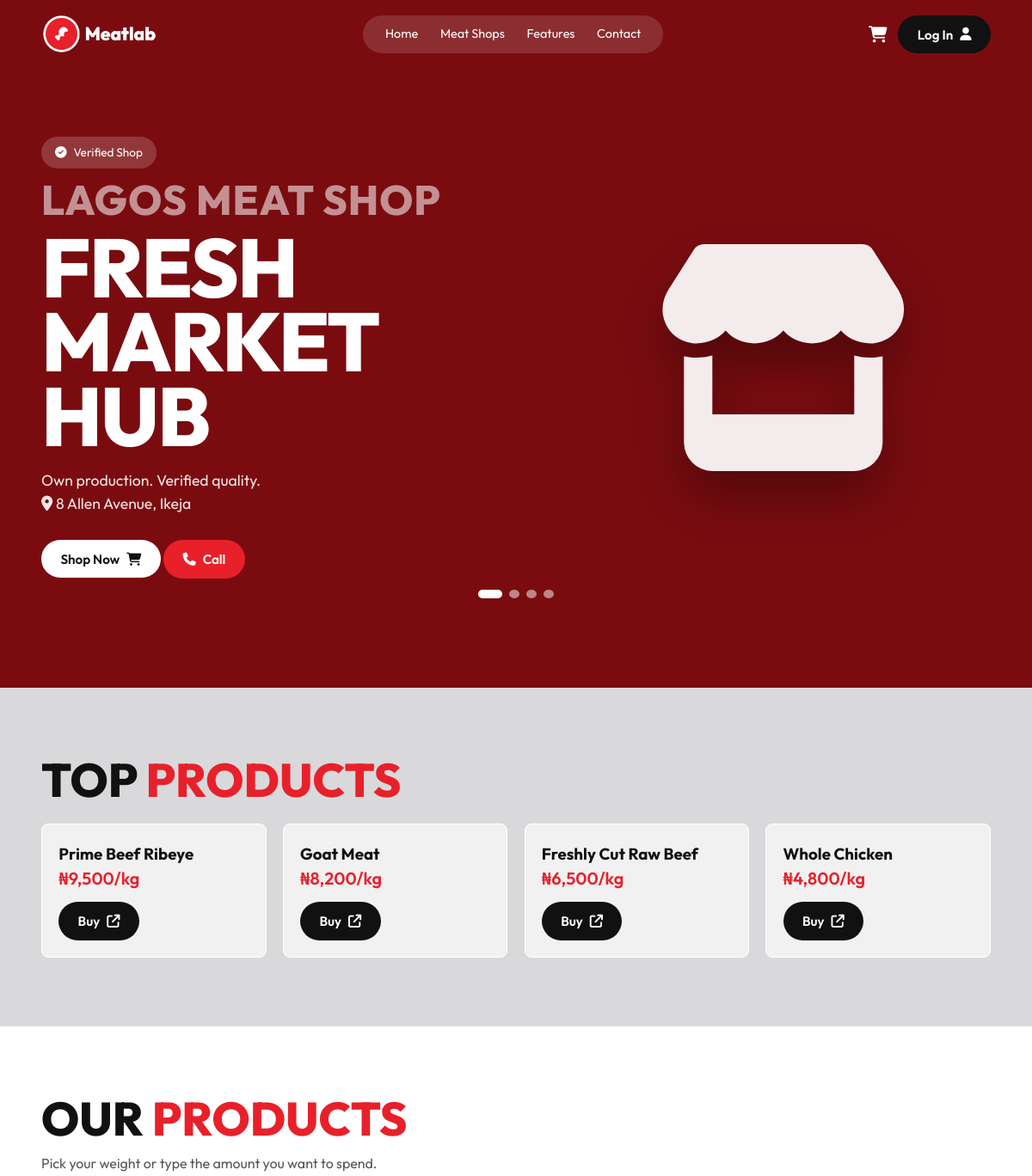
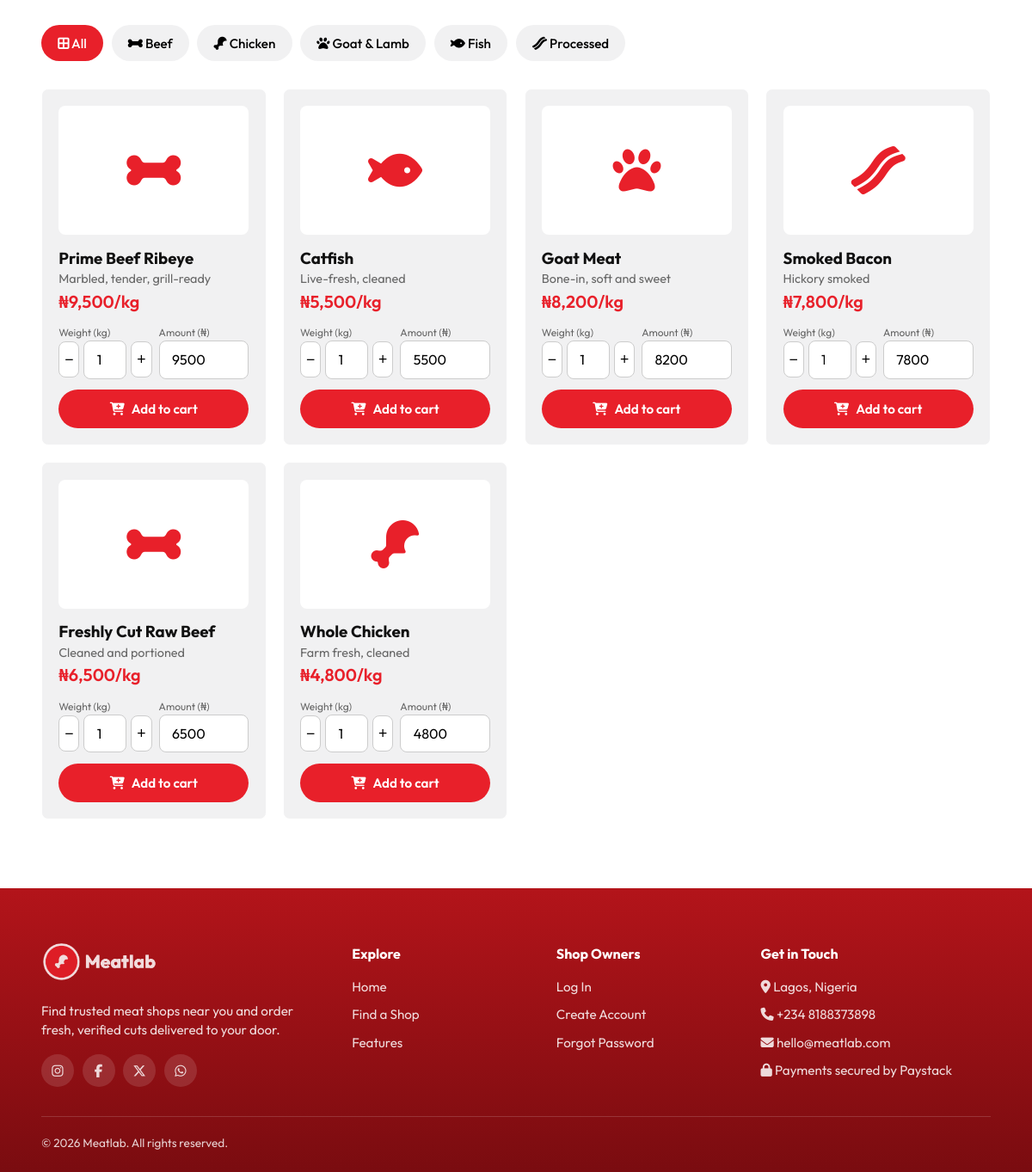
Screenshot of /shops/show/fresh-market-hub with the database file from the repository (2 pictures, top to bottom).
### tables this page shows
CREATE TABLE IF NOT EXISTS shops (
  id INT AUTO_INCREMENT PRIMARY KEY,
  account_id INT NOT NULL,
  shop_name VARCHAR(120) NOT NULL,
  slug VARCHAR(140) NOT NULL UNIQUE,
  address VARCHAR(255) NULL,
  city VARCHAR(80) NULL,
  description TEXT NULL,
  tagline VARCHAR(200), 
  rating DECIMAL(2,1) DEFAULT 4.8, 
  banner VARCHAR(80) NULL,
  is_active TINYINT(1) NOT NULL DEFAULT 1,
  can_edit_banner TINYINT(1) NOT NULL DEFAULT 1,
  can_edit_price TINYINT(1) NOT NULL DEFAULT 1,
  can_add_products TINYINT(1) NOT NULL DEFAULT 1,
  max_products INT NOT NULL DEFAULT 50,
  created_at DATETIME NOT NULL DEFAULT CURRENT_TIMESTAMP,
  INDEX (account_id),
  FOREIGN KEY (account_id) REFERENCES accounts(id)
);

CREATE TABLE IF NOT EXISTS products (
  id INT AUTO_INCREMENT PRIMARY KEY,
  shop_id INT NOT NULL,
  name VARCHAR(140) NOT NULL,
  category_id INT,
  description TEXT NULL,
  price_per_kg INT, 
  min_kg DECIMAL(4,1) DEFAULT 0.5, 
  is_top TINYINT DEFAULT 0,
  unit VARCHAR(20) NOT NULL DEFAULT 'kg',
  image VARCHAR(80) NULL,
  in_stock TINYINT(1) NOT NULL DEFAULT 1,
  status ENUM('pending','approved','rejected') NOT NULL DEFAULT 'approved',
  created_at DATETIME NOT NULL DEFAULT CURRENT_TIMESTAMP,
  updated_at DATETIME NULL,
  INDEX (shop_id),
  FOREIGN KEY (shop_id) REFERENCES shops(id)
);

CREATE TABLE categories (id INT AUTO_INCREMENT PRIMARY KEY, name VARCHAR(60), icon VARCHAR(40));

### templates/controllers/Templates.php (called while the page is built, shortened)
<?php
class Templates extends Trongate {
    function meatlab($data): void {
        load('meatlab', $data);
    }
}

### modules/shops/controllers/Shops.php (called while the page is built, shortened)
<?php
class Shops extends Trongate {
    public function show (): void {
        $shop = $this->model->get_one_where('slug', segment(3), 'shops');
        $data['shop'] = $shop;
        $data['products'] = $this->model->query_bind('SELECT * FROM products WHERE shop_id = :s ORDER BY RAND() DESC, id', ['s' => $shop->id], 'object');
        $data['top'] = array_slice(array_filter($data['products'], fn($p) => $p->is_top), 0, 4);
        $data['cats'] = $this->model->query('SELECT * FROM categories', 'object');
        $data['title'] = $shop->shop_name . ' | Meatlab';
        $data['view_module'] = 'shops'; $data['view_file'] = 'shop';
        $this->template('meatlab', $data);
    }
}

### public/index.php (called while the page is built, shortened)
<?php
require_once '../engine/ignition.php';
$init = new Core;

### engine/Model.php (called while the page is built, shortened)
<?php
class Model {
    private $host = HOST;
    private $user = USER;
    private $pass = PASSWORD;
    private $dbname = DATABASE;
    private $dbh;
    private $stmt;
    public function __construct(?string $current_module = null) {
        $this->port = (defined('PORT') ? PORT : '3306');
        $dsn = 'mysql:host=' . $this->host . ';port=' . $this->port . ';dbname=' . $this->dbname;
        $options = array(
            PDO::ATTR_PERSISTENT => true,
            PDO::ATTR_ERRMODE => PDO::ERRMODE_EXCEPTION
        );
        try {
            $this->dbh = new PDO($dsn, $this->user, $this->pass, $options);
        } catch (PDOException $e) {
            $this->error = $e->getMessage();
            echo $this->error;
            die();
        }
    }
    public function get_one_where(string $column, $value, ?string $target_table = null): object|false {
        $data[$column] = $value;
        $sql = "SELECT * FROM $target_table WHERE $column = :$column";
        $result = $this->prepare_and_execute($sql, $data);
        if ($result) {
            $item = $this->stmt->fetch(PDO::FETCH_OBJ);
            return $item !== false ? $item : false;
        } else {
            throw new RuntimeException("Failed to execute query: $sql");
        }
    }
    public function query(string $sql, ?string $return_type = null): mixed {
        $data = [];
        $this->prepare_and_execute($sql, $data);
        if (($return_type === 'object') || ($return_type === 'array')) {
            if ($return_type === 'object') {
                $query = $this->stmt->fetchAll(PDO::FETCH_OBJ);
            } else {
                $query = $this->stmt->fetchAll(PDO::FETCH_ASSOC);
            }
            return $query;
        }
        return null;
    }
    public function query_bind(string $sql, array $data, ?string $return_type = null): mixed {
        try {
            $this->prepare_and_execute($sql, $data);
        } catch (PDOException $e) {
            throw new RuntimeException("Database query failed: " . $e->getMessage(), 0, $e);
        }
        if ($return_type === 'object') {
            return $this->stmt->fetchAll(PDO::FETCH_OBJ);
        } elseif ($return_type === 'array') {
            return $this->stmt->fetchAll(PDO::FETCH_ASSOC);
        }
        return null;
    }
    ?>
    <?php
    private function get_param_type(mixed $value): int {
        switch (true) {
            case is_int($value):
                $type = PDO::PARAM_INT;
                break;
            default:
                $type = PDO::PARAM_STR;
        }
        return $type;
    }
    private function prepare_and_execute(string $sql, array $data = []): bool {
        $this->stmt = $this->dbh->prepare($sql);
        if (isset($data[0])) {
            return $this->stmt->execute($data);
        } else {
            foreach ($data as $key => $value) {
                $type = $this->get_param_type($value);
                $this->stmt->bindValue(":$key", $value, $type);
            }
            return $this->stmt->execute();
        }
    }
}

### engine/Dynamic_properties.php (called while the page is built, shortened)
<?php
trait Dynamic_properties {
    private $attributes = [];
    public function __get(string $key) {
        if ($key === 'model') {
            if (!isset($this->model)) {
                require_once 'Model.php';
                $this->model = new Model($this->module_name);
            }
            return $this->model;
        } elseif (!isset($this->attributes[$key])) {
            $class_name = ucfirst($key);
            $this->$key = new $class_name;
        }
        return $this->attributes[$key];
    }
}

### engine/tg_helpers/url_helper.php (called while the page is built, shortened)
<?php
function segment(int $num, ?string $var_type = null) {
    $segments = SEGMENTS;
    if (isset($segments[$num])) {
        $value = $segments[$num];
    } else {
        $value = '';
    }
    return $value;
}

### engine/ignition.php (called while the page is built, shortened)
<?php
function get_segments(?bool $ignore_custom_routes = null): array {
    $pseudo_url = str_replace('://', '', BASE_URL);
    $pseudo_url = rtrim($pseudo_url, '/');
    $bits = explode('/', $pseudo_url);
    $num_bits = count($bits);
    if ($num_bits > 1) {
        $num_segments_to_ditch = $num_bits - 1;
    } else {
        $num_segments_to_ditch = 0;
    }
    $assumed_url = (isset($_SERVER['HTTPS']) && $_SERVER['HTTPS'] === 'on' ? "https" : "http") . "://" . $_SERVER['HTTP_HOST'] . $_SERVER['REQUEST_URI'];
    if (!isset($ignore_custom_routes)) {
        $assumed_url = attempt_add_custom_routes($assumed_url);
    }
    $data['assumed_url'] = $assumed_url;
    $assumed_url = str_replace('://', '', $assumed_url);
    $assumed_url = rtrim($assumed_url, '/');
    $segments = explode('/', $assumed_url);
    for ($i = 0; $i < $num_segments_to_ditch; $i++) {
        unset($segments[$i]);
    }
    $data['segments'] = array_values($segments);
    return $data;
}
function attempt_add_custom_routes(string $target_url): string {
    $target_url = rtrim($target_url, '/');
    $target_segments_str = str_replace(BASE_URL, '', $target_url);
    $target_segments = explode('/', $target_segments_str);
    foreach (CUSTOM_ROUTES as $custom_route => $custom_route_destination) {
        $custom_route_segments = explode('/', $custom_route);
    }
    return $target_url;
}
$data = get_segments();

### engine/tg_helpers/string_helper.php (called while the page is built, shortened)
<?php
function out(?string $input, string $encoding = 'UTF-8', string $output_format = 'html'): string {
    $flags = ENT_QUOTES;
    if ($input === null) {
        $input = '';
    }
    if ($output_format === 'xml') {
        $flags = ENT_XML1;
    } elseif ($output_format === 'json') {
        $input = json_encode($input, JSON_HEX_TAG | JSON_HEX_AMP | JSON_HEX_APOS | JSON_HEX_QUOT);
        $flags = ENT_NOQUOTES;
    } elseif ($output_format === 'javascript') {
        $input = json_encode($input, JSON_HEX_TAG | JSON_HEX_AMP | JSON_HEX_APOS | JSON_HEX_QUOT);
    } elseif ($output_format === 'attribute') {
        $flags = ENT_QUOTES;
    } else {
        $input = ($output_format === 'html') ? htmlspecialchars($input, $flags, $encoding) : htmlentities($input, $flags, $encoding);
        return $input;
    }
    return htmlspecialchars($input, $flags, $encoding);
}

### modules/shops/views/shop.php (the view, shortened to what this page needs)
<?php $icons = []; foreach ($cats as $c) $icons[$c->id] = $c->icon; ?>
<section class="hero shop-hero" data-carousel><div class="slides">
  <div class="slide"><div class="container"><div>
    <span class="chip"><i class="fa-solid fa-circle-check"></i> Verified Shop</span>
    <div class="eyebrow"><?= out($shop->city) ?> Meat Shop</div><div class="mega" style="font-size:clamp(2.8rem,8vw,7rem)"><?= out($shop->shop_name) ?></div>
    <p class="lead"><?= out($shop->tagline) ?><br><i class="fa-solid fa-location-dot"></i> <?= out($shop->address) ?></p>
    <a class="btn btn-white" href="#products">Shop Now <i class="fa-solid fa-cart-shopping"></i></a> <a class="btn btn-red" href="tel:<?= out($shop->phone) ?>"><i class="fa-solid fa-phone"></i> Call</a></div>
    <div class="art"><i class="fa-solid fa-store"></i></div></div></div>
</div><div class="dots"></div></section>
<section class="section gray"><div class="container"><h2 class="h2">Top <em>products</em></h2><div class="grid" style="margin-top:1.5rem">
  <?php foreach ($top as $p): ?><div class="card"><h3><?= out($p->name) ?></h3><p class="price">&#8358;<?= number_format($p->price_per_kg) ?>/kg</p><a class="btn btn-dark" style="margin-top:.8rem" href="#p<?= $p->id ?>">Buy <i class="fa-solid fa-arrow-up-right-from-square"></i></a></div><?php endforeach; ?></div></div></section>
<section class="section" id="products"><div class="container">
  <h2 class="h2">Our <em>products</em></h2><p class="sub">Pick your weight or type the amount you want to spend.</p>
  <div class="tabs"><button class="on" data-cat="all"><i class="fa-solid fa-border-all"></i> All</button>
  <?php foreach ($cats as $c): ?><button data-cat="<?= $c->id ?>">
    <i class="fa-solid <?= out($c->icon) ?>"></i> <?= out($c->name) ?></button><?php endforeach; ?></div>
  <div class="grid">
  <?php foreach ($products as $p): ?>
   <form class="card pcard" id="p<?= $p->id ?>" data-price="<?= $p->price_per_kg ?>" data-min="<?= $p->min_kg ?>" data-cat="<?= $p->category_id ?>" action="<?= BASE_URL ?>cart/add" method="post">
    <?php if($p->image): ?>
      <img src="<?= out(ml_img('products', $p->image)) ?>" alt="">
    <?php else: ?>
      <div class="pimg"><i class="fa-solid <?= $icons[$p->category_id] ?? 'fa-drumstick-bite' ?>"></i></div>
    <?php endif ?>
    <h3><?= out($p->name) ?></h3><p style="font-size:.9rem;color:#666"><?= out($p->description) ?></p><div class="price">&#8358;<?= number_format($p->price_per_kg) ?>/kg</div>
    <div class="custom"><div><label>Weight (kg)</label><div class="stepper"><button data-d="-0.5">&minus;</button><input name="kg" type="number" step="0.1" min="<?= $p->min_kg ?>" value="1"><button data-d="0.5">+</button></div></div>
      <div><label>Amount (&#8358;)</label><input name="amount" type="number" step="100" min="0"></div></div>
    <button class="btn btn-red btn-block"><i class="fa-solid fa-cart-plus"></i> Add to cart</button></form>
  <?php endforeach; ?></div></div></section>

### public/css/meatlab.css (style rules this page uses)
:root { --red:#e8202a;--red-d:#b3141a;--red-dd:#7a0c10;--ink:#111;--gray:#d9d9db;--soft:#f1f1f2;--r:12px }
* { box-sizing:border-box;margin:0 }
body { font-family:Outfit,system-ui,sans-serif;color:var(--ink);background:#fff;line-height:1.5 }
a { color:inherit;text-decoration:none }
.container { width:min(1200px,92%);margin-inline:auto }
.btn { display:inline-flex;align-items:center;gap:.5rem;padding:.8rem 1.4rem;border-radius:999px;border:0;font:600 .95rem Outfit;cursor:pointer;transition:.2s }
.btn-red { background:var(--red);color:#fff; }
.btn-white { background:#fff;color:var(--ink) }
.btn-dark { background:var(--ink);color:#fff }
.btn-block { width:100%;justify-content:center }
.hero { position:relative;min-height:100vh;color:#fff;overflow:hidden;background:radial-gradient(circle at 50% 60%,#d2373c,var(--red-d) 45%,var(--red-dd)) }
.slides { position:relative;min-height:100vh }
.slide { position:absolute;inset:0;display:grid;align-items:center;opacity:0;visibility:hidden;transition:opacity .7s;padding:7rem 0 5rem }
.slide.on { opacity:1;visibility:visible }
.slide .container { display:grid;grid-template-columns:1.1fr .9fr;gap:2rem;align-items:center }
.eyebrow { font-weight:800;font-size:clamp(1.6rem,4vw,3.4rem);opacity:.55;letter-spacing:.02em;text-transform:uppercase }
.mega { font-weight:800;font-size:clamp(3.2rem,11vw,9.5rem);line-height:.9;text-transform:uppercase;letter-spacing:-.02em }
.slide p.lead { max-width:460px;margin:1.2rem 0 1.8rem;font-size:1.1rem;opacity:.9 }
.art { display:grid;place-items:center;font-size:clamp(9rem,22vw,18rem);opacity:.92;filter:drop-shadow(0 30px 30px rgba(0,0,0,.35)) }
.dots { position:absolute;bottom:6.5rem;left:50%;transform:translateX(-50%);display:flex;gap:.5rem;z-index:5 }
.chip { display:inline-flex;gap:.5rem;align-items:center;background:rgba(255,255,255,.18);padding:.5rem 1rem;border-radius:999px;font-size:.85rem;margin-right:.5rem }
.section { padding:5rem 0 }
.section.gray { background:var(--gray) }
.h2 { font-size:clamp(2rem,5vw,3.4rem);font-weight:800;text-transform:uppercase;line-height:1 }
.h2 em { color:var(--red);font-style:normal }
.sub { margin:.8rem 0 2rem;max-width:560px;color:#555 }
.grid { display:grid;grid-template-columns:repeat(auto-fill,minmax(250px,1fr));gap:1.2rem }
.card { background:#f1f1f2;border:1px solid #fff;border-radius:8px;padding:1.2rem;transition:.2s }
.price { color:var(--red);font-weight:600;font-size:1.25rem }
.shop-hero { background:var(--red-dd) }
.tabs { display:flex;gap:.6rem;overflow-x:auto;padding-bottom:.5rem;margin-bottom:1.5rem }
.tabs button { white-space:nowrap;border:0;background:var(--soft);padding:.7rem 1.2rem;border-radius:999px;font:500 .95rem Outfit;cursor:pointer }
.tabs button.on { background:var(--red);color:#fff }
.pcard .pimg { height:150px;border-radius:8px;background:#fff;display:grid;place-items:center;font-size:3.5rem;color:var(--red);margin-bottom:.8rem }
.custom { display:grid;grid-template-columns:1fr 1fr;gap:.5rem;margin:.8rem 0 }
.custom label { font-size:.75rem;color:#666;display:block }
.custom input,.field input,.field textarea { width:100%;padding:.7rem .9rem;border:1px solid #ccc;border-radius:8px;font:400 1rem Outfit;background:#fff }
.stepper { display:flex;align-items:center;gap:.3rem }
.stepper button { width:34px;height:42px;border:1px solid #ccc;background:#fff;border-radius:8px;cursor:pointer;font-size:1.1rem }
.stepper input { text-align:center }

### rows the page displays
shops: city "LAGOS", shop_name "FRESH MARKET HUB", tagline "Own production. Verified quality.", address "8 Allen Avenue, Ikeja"
products: name "Prime Beef Ribeye", price_per_kg "9,500", description "Marbled, tender, grill-ready"
products: name "Goat Meat", price_per_kg "8,200", description "Bone-in, soft and sweet"
products: name "Freshly Cut Raw Beef", price_per_kg "6,500", description "Cleaned and portioned"
products: name "Whole Chicken", price_per_kg "4,800", description "Farm fresh, cleaned"
categories: name "Beef"
categories: name "Chicken"
categories: name "Goat & Lamb"
categories: name "Fish"
categories: name "Processed"
products: name "Catfish", description "Live-fresh, cleaned", price_per_kg "5,500"
products: name "Smoked Bacon", description "Hickory smoked", price_per_kg "7,800"
